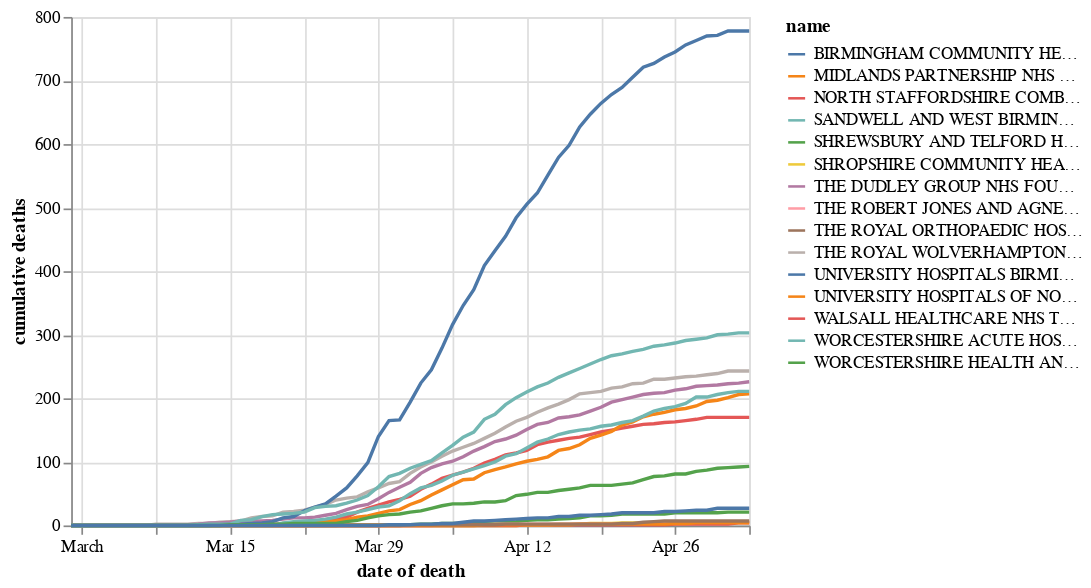

Notebook code for this chart:
### Markdown cell above
### Cumulative

### Code cell
alt.Chart(chart_doddbt).mark_line().encode(
    x='date of death',
    y='cumulative deaths',
    color='name'
)

### Figure 1 — Vega-Lite specification as saved in the notebook (floating-point values rounded to 4 significant figures; data arrays with more than 128 entries replaced by an {"elided": "..."} marker saying what was removed)
{"config": {"view": {"continuousWidth": 400, "continuousHeight": 300}}, "data": {"name": "data-f656da7316b6af6ad508456c2b50234b"}, "mark": "line", "encoding": {"color": {"type": "nominal", "field": "name"}, "x": {"type": "temporal", "field": "date of death"}, "y": {"type": "quantitative", "field": "cumulative deaths"}}, "$schema": "https://vega.github.io/schema/vega-lite/v4.8.1.json", "datasets": {"data-f656da7316b6af6ad508456c2b50234b": {"elided": "975 records"}}}
